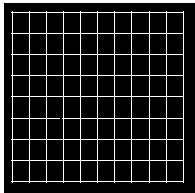
%> input picture ivp lab/iivp-lab-2017/iivp-lab-2017/Lab10 Adv/Image_4.bmp, 195 x 193 px
$ octave q3r.m   (GNU Octave 9; MATLAB toolbox functions it lacks are replaced by stand-ins)
%> lines starting %> are read from the running program, lines starting %| are printed output that depends on the picture; in (x1, y1, x2, y2) boxes, pixels count from 0 and x2, y2 are one past the last pixel; in counts of white or black regions, pixels touching at a corner belong together; the program's own positions count from 1
img   = imread('Image_4.bmp');
%> img: size 193x195 logical; 12.5% white; 2 white regions, box (x1, y1, x2, y2) and area: (11, 11, 184, 183) 3348, (0, 0, 195, 193) 1345

%psd = (abs(fftshift(fft2(img))).^2 );
psd = 10*log10(abs(fftshift(fft2(img))).^2 );
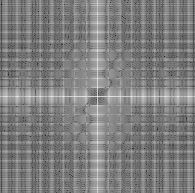
%> psd: size 193x195 double; min -42.66, max 73.43, mean 15.2; drawn with min black and max white
subplot(2,3,1)
mesh(psd);
title('Frequency Spectrum');

grayImage = rgb2gray( imread('grid_image.jpg'));
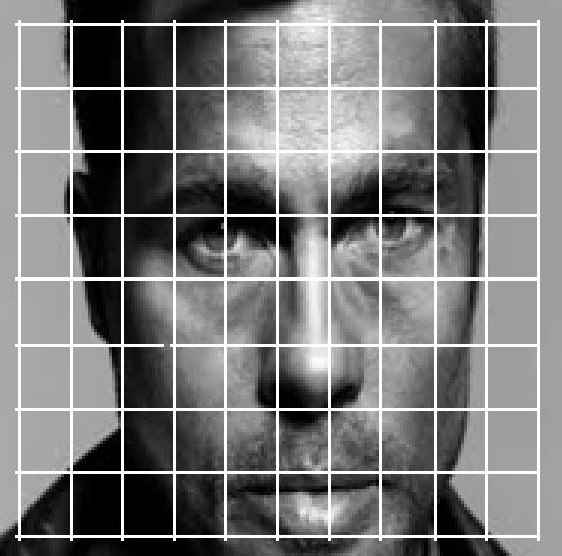
%> input picture ivp lab/iivp-lab-2017/iivp-lab-2017/Lab10 Adv/grid_image.jpg, 562 x 556 px
%> grayImage: size 556x562 uint8; min 0, max 255, mean 120.1
[rows columns ] = size(grayImage);
%> rows = 556; columns = 562

subplot(2, 3, 2);
imshow(grayImage);
title('Gray Scale Image');

[pixelCount, grayLevels] = imhist(grayImage);
%> pixelCount = 256 values, max 14504 at index 256, min 98 at index 240, mean 1220.6; grayLevels = 256 values from 0 to 255
subplot(2, 3, 3);

bar(grayLevels, pixelCount);
title('Histogram ofimage');
xlim([0 grayLevels(end)]);

medianFilteredImage = medfilt2(grayImage, [23 23]);
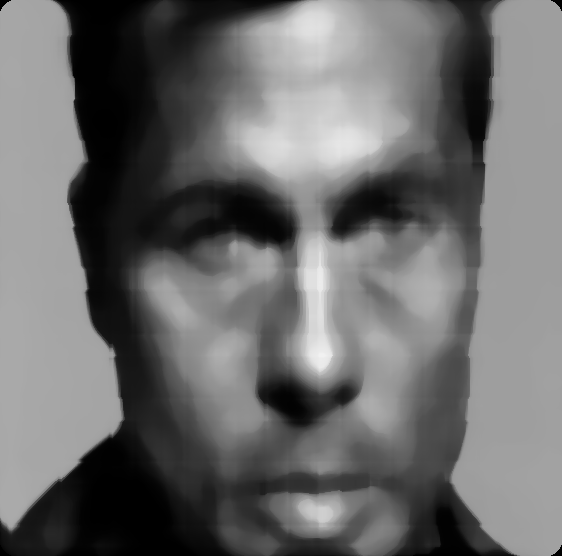
%> medianFilteredImage: size 556x562 uint8; min 0, max 241, mean 107.6


noiseImage = grayImage > 125;
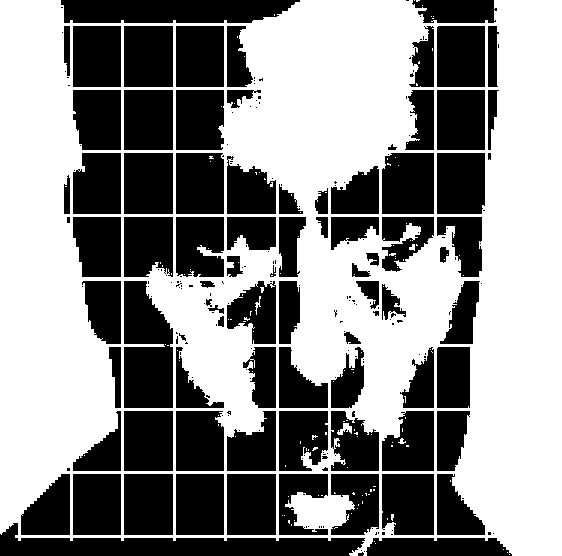
%> noiseImage: size 556x562 logical; 54.4% white; 232 black regions (149 under 20 px), largest, box (x1, y1, x2, y2) and area: (0, 523, 365, 556) 6558, (124, 281, 173, 408) 5278, (61, 0, 300, 23) 4952
x = imread('Image_4.bmp')
subplot(2, 3, 4);
imshow(x);
axis on;

noiseFreeImage = grayImage;
noiseFreeImage(noiseImage) = medianFilteredImage(noiseImage); % Replace.
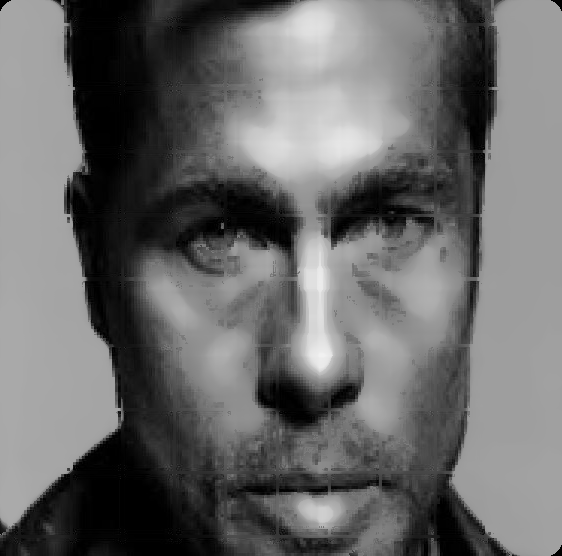
%> noiseFreeImage: size 556x562 uint8; min 0, max 241, mean 105.5

subplot(2, 3, 5);
imshow(noiseFreeImage);

title('Restored Image');
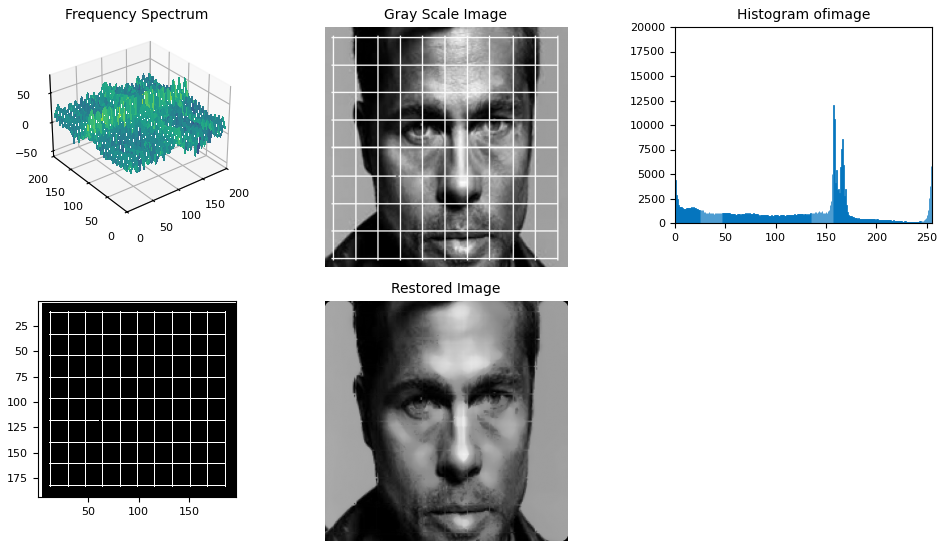
%> figure redrawn from the program's plot data, 5 panels
